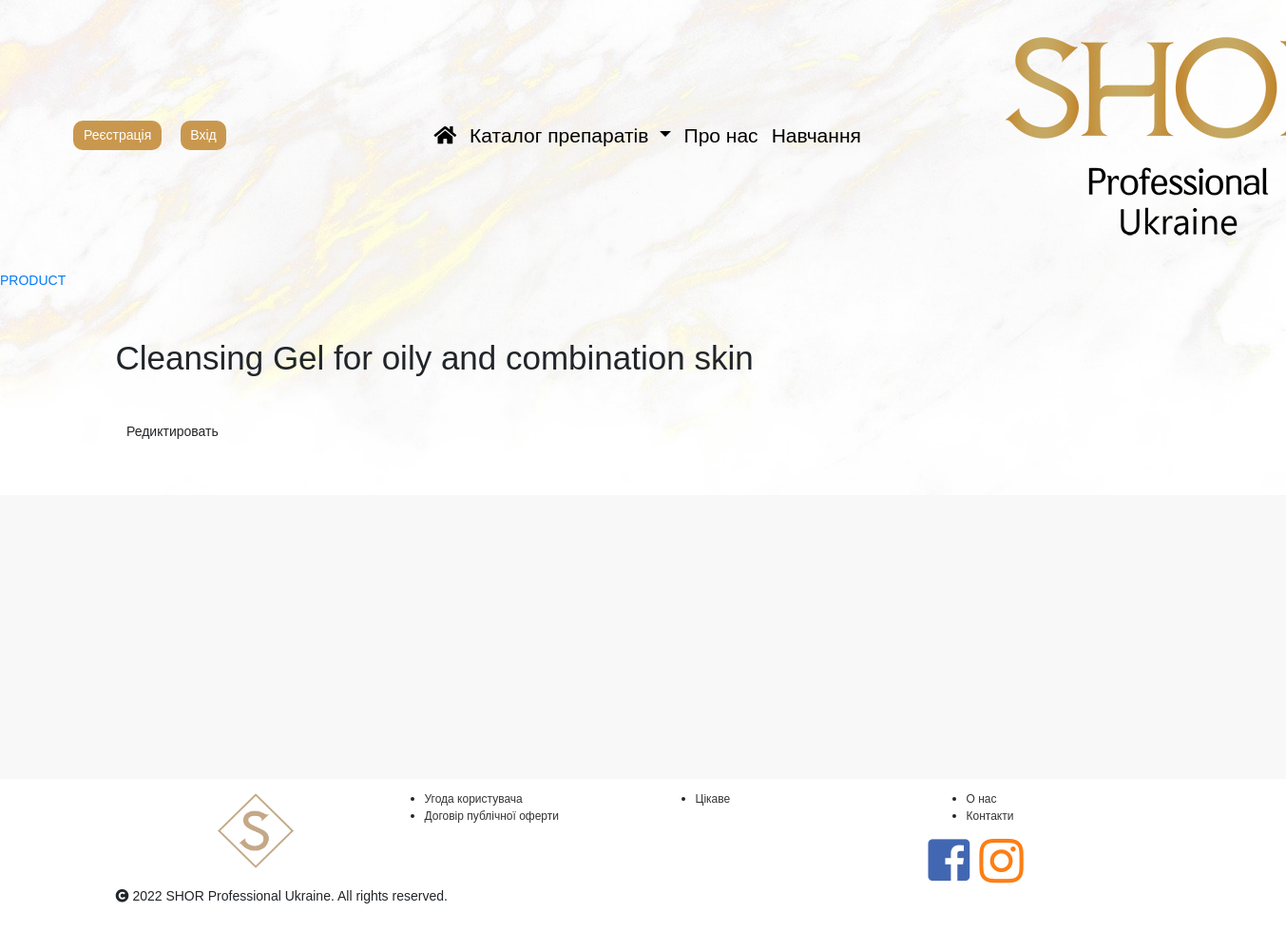
Screenshot of /another/crm/product/cleansing-gel-for-oily-and-combination-skin/ with the database file from the repository.
### landing/models.py (models this page shows, shortened)
class LogoImage(models.Model):
    image = models.ImageField(upload_to='logo_images/')
    is_active = models.BooleanField(default=True)
    is_main = models.BooleanField(default=False)
    created = models.DateTimeField(auto_now_add=True, auto_now=False)
    updated = models.DateTimeField(auto_now_add=False, auto_now=True)
    class Meta:
        verbose_name = 'LogoPhoto'
        verbose_name_plural = 'LogoPhotos'

### products/models.py (models this page shows, shortened)
class Product(models.Model):
    producer = models.CharField(max_length=64, blank=True, null=True, default='Shor')
    category = models.ForeignKey(ProductCategory, blank=True, null=True, default=None, on_delete=models.CASCADE)
    name = models.CharField(max_length=128, blank=True, null=True, default=None)
    name_pl = models.CharField(max_length=128, blank=True, null=True, default=None)
    slug = models.SlugField(max_length=128, unique=True)
    name_description = models.CharField(max_length=64, blank=True, null=True, default=None)
    description = models.TextField(blank=True, null=True, default=None)
    name_description_1 = models.CharField(max_length=64, blank=True, null=True, default=None)
    description_1 = RichTextField(blank=True, null=True, default=None)
    name_description_2 = models.CharField(max_length=64, blank=True, null=True, default=None)
    description_2 = models.TextField(blank=True, null=True, default=None)
    name_description_3 = models.CharField(max_length=64, blank=True, null=True, default=None)
    description_3 = models.TextField(blank=True, null=True, default=None)
    name_description_4 = models.CharField(max_length=64, blank=True, null=True, default=None)
    description_4 = models.TextField(blank=True, null=True, default=None)
    name_description_5 = models.CharField(max_length=64, blank=True, null=True, default=None)
    description_5 = models.TextField(blank=True, null=True, default=None)
    short_description = models.TextField(blank=True, null=True, default=None)
    is_active = models.BooleanField(default=True)
    created = models.DateTimeField(auto_now_add=True, auto_now=False)
    updated = models.DateTimeField(auto_now_add=False, auto_now=True)
    class Meta:
        verbose_name = 'Product'
        verbose_name_plural = 'Products'

### another/views.py (the view)
# urls.py: re_path(r'^another/crm/product/(?P<slug>[\w-]+)/$', views.crm_product_item, name='crm_product_item'),
def crm_product_item(request, slug=None):
    products_all = Product.objects.filter(is_active=True)
    if slug:
        product = Product.objects.get(slug=slug)
        if request.method == 'POST':
            print(9999999)
        if request.method == 'GET':
            print(3333333)
        return render(request, 'another/crm_product_item.html', locals())
    return render(request, 'another/crm_product.html', locals())

### shor/current_user.py (called while the page is built)
    def __call__(self, request):
        _user.value = request.user
        return self.get_response(request)

### templates/another/crm_product_item.html
{% extends 'base.html' %}
{% load static %}
{% block content %}
<a href="product/"><div>PRODUCT</div></a>
<div class="section">
    <div class="container">
        <div class="row">
            <div class="col-lg-8 col-lg-offset-2 about-box">
                <h1>{{ product.name }}</h1>
                            <button type="submit" id="submit_btn" class="btn">
                                Редиктировать
                           </button>
            </div>
        </div>
    </div>
</div>
{% endblock %}

### templates/navbar_shor.html (shortened to what this page needs)
<div class="row g-0">
    <div class="col-lg-3 nav-login-column">
        <section class="nav-login-section col">
            {% if username %}
            <a href="/profile/"><div class="btn shor-btn shor-color">Профіль</div></a>
            <a href="/logout/"><div class="btn shor-btn shor-color">Вихід ({{ username }})</div></a>
                {% if cosmetolog %}
                <div class="basket-container">
                    <a class="nav-link buy-cart" href="/checkout/">Корзина
                        <i class="fas fa-shopping-cart buy-cart"></i>
                        <span id="basket_total_amount"></span><span id="basket_total_nmb">
                            {% if products_total_nmb %}
                                ({{ products_total_nmb }})
                            {% else %}
                                (0)
                            {% endif %}
                        </span>
                    </a>
                </div>
                {% endif %}
            {% else %}
            <a href="/registration/"><div class="btn shor-btn shor-color">Реєстрація</div></a>
            <a href="/login/"><div class="btn shor-btn shor-color">Вхід</div></a>
            {% endif %}
        </section>
    </div>
    <div class="col-lg-9">
        <nav class="navbar navbar-expand-lg navbar-light navbar-second-block">
            <div class="row">
                <div class="col-lg-8 nav-block-shor-link">
                    <div class="collapse navbar-collapse" id="navbarSupportedContent">
                        <ul class="navbar-nav mr-auto navbar-nav-shor">
                            <li class="nav-item active">
                                <a class="nav-link" href="/" title="Головна сторінка"><i class="fas fa-home"></i></a>
                            </li>
                            {% include 'navbar_dropdown_product_lines.html' %}
                            <li class="nav-item">
                                <a class="nav-link" href="/about/">Про нас</a>
                            </li>
                            <li class="nav-item">
                                <a class="nav-link" href="/training/">Навчання</a>
                            </li>
                        </ul>
                    </div>
                </div>
                <div class="col-lg-4 nav-brand-block">
                    <a class="navbar-brand navbar-brand-shor" href="/">
                        <img src="{{ logo_images.image.url }}" alt="shor, израильская косметика, омоложение">
                    </a>
                </div>
            </div>
        </nav>
    </div>
</div>

### static/static_dev/css/style.css (style rules this page uses)
html, body { height: 100%; max-height: 100%; font-family: Verdana, Geneva, sans-serif; background-color: #f8f8f8; font-size: 14px; }
.shor-color { background-color: #C9984E; border-style: solid; border-width: 0 0 0 0; border-color:#C9984E; }
.shor-btn { border-radius: 10px; color: white; margin: 10px; }
.section { padding: 50px 0; }
.section h1 { margin-bottom: 40px; }
.navbar-second-block { display: block; }
.nav-brand-block { max-width:23%; }
.navbar-brand-shor { width: 100%; height: auto; }
.nav-block-shor-link { align-items: center; display: flex; }
.nav-login-column { display: flex; }
.nav-login-section { display: flex; flex-direction: row; justify-content: center; align-items: center; }
.fa-home:before { content: "\f015"; }
.navbar-nav-shor { font-family: "Assistant", Sans-serif; font-size: 21px; font-weight: 400; margin: auto; }
.nav-link { color: black!Important; }

### rows the page displays
LogoImage: image (picture)
Product: name "Cleansing Gel for oily and combination skin"
